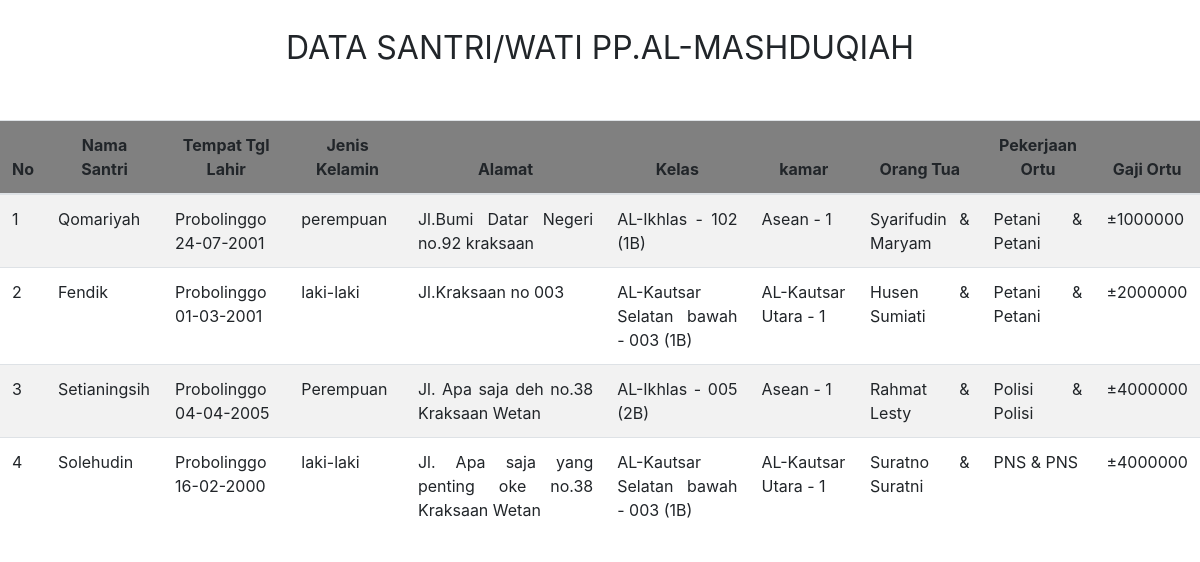
Screenshot of /index.php/admin/laporan/l_dsantri with the database file from the repository.
### tables this page shows
CREATE TABLE `tb_dsantri` (
  `nis` varchar(50) NOT NULL,
  `nama` varchar(255) NOT NULL,
  `alamat` varchar(455) NOT NULL,
  `jk` varchar(25) NOT NULL,
  `tempat_lahir` varchar(25) NOT NULL,
  `tgl_lahir` date NOT NULL,
  `code_kamar` varchar(225) NOT NULL,
  `kelas` varchar(45) NOT NULL,
  `keterangan` varchar(255) NOT NULL,
  `foto` varchar(255) NOT NULL,
  `status` varchar(125) NOT NULL,
  `tempat_abituren` varchar(125) NOT NULL
);

CREATE TABLE `tb_kelas` (
  `code_kelas` varchar(122) NOT NULL,
  `nama_kelas` varchar(125) NOT NULL,
  `no_kls` varchar(11) NOT NULL,
  `kelass` varchar(12) NOT NULL,
  `wali_kelas` varchar(122) NOT NULL,
  `asisten` varchar(122) NOT NULL,
  `marhalah` varchar(128) NOT NULL,
  `lembaga` varchar(128) NOT NULL,
  `gender` varchar(1) NOT NULL
);

CREATE TABLE `tb_kamar` (
  `code_kamar` varchar(55) NOT NULL,
  `wali_kamar` varchar(255) NOT NULL,
  `ruang_kamar` varchar(255) NOT NULL,
  `rayon` varchar(255) NOT NULL,
  `gender` varchar(1) NOT NULL
);

CREATE TABLE `tb_ortu` (
  `id_ortu` varchar(128) NOT NULL,
  `nama_ayah` varchar(50) NOT NULL,
  `agama_ayah` varchar(15) NOT NULL,
  `tetala_ayah` varchar(100) NOT NULL,
  `pend_terakhir_ayah` varchar(25) NOT NULL,
  `pekerjaan_ayah` varchar(50) NOT NULL,
  `penghasilan_ayah` varchar(50) NOT NULL,
  `no_hp_ayah` varchar(15) NOT NULL,
  `nama_ibu` varchar(100) NOT NULL,
  `agama_ibu` varchar(15) NOT NULL,
  `tetala_ibu` varchar(100) NOT NULL,
  `pend_akhir_ibu` varchar(30) NOT NULL,
  `pekerjaan_ibu` varchar(50) NOT NULL,
  `penghasilan_ibu` varchar(50) NOT NULL,
  `no_hp_ibu` varchar(15) NOT NULL
);

### application/controllers/admin/laporan.php (called while the page is built, shortened)
<?php
class Laporan extends CI_Controller
{
	public function __construct()
	{
		$this->load->model('m_guru');
		$this->load->model('m_kamar');
		$this->load->model('m_extra');
		$this->load->model('m_konsulat');
		$this->load->model('m_pelanggaran');
		$this->load->model('m_dsantri');
	}
	function l_dsantri()
	{
		$data['san'] = $this->m_dsantri->get_Asantri();
		$this->load->view("admin/report/l_santri", $data);
	}
}

### index.php (called while the page is built, shortened)
<?php
require_once BASEPATH.'core/CodeIgniter.php';

### application/models/m_dsantri.php (called while the page is built, shortened)
<?php
class M_dsantri extends CI_Model
{
	function get_Asantri()
	{
		$this->db->select('*');
		$this->db->from('tb_dsantri');
		$this->db->join('tb_kelas','tb_dsantri.kelas=tb_kelas.code_kelas','left');
		$this->db->join('details','tb_dsantri.nis=details.niss','left');
		$this->db->join('tb_ortu','tb_ortu.id_ortu=details.id_ortu','left');
		$this->db->join('tb_kamar','tb_dsantri.code_kamar=tb_kamar.code_kamar','left');
		$query = $this->db->get();
		return $query->result();
	}
}

### application/views/admin/report/l_santri.php (the view, shortened to what this page needs)
<!DOCTYPE html>
<html lang="en">
<head>
    <link rel="stylesheet" href="<?= base_url('assets'); ?>/template/css/bootstrap.min.css">
</head>
<body onload="window.print()">
<br>
<center style="font-size:24pt;">DATA SANTRI/WATI PP.AL-MASHDUQIAH</center><br><br>
<table border="0" align="center" class="table table-striped">
<thead>
    <tr style="background-color:gray;text-align:center;vertical-align:baseline;">
        <th>No</th>
        <th>Nama Santri</th>
        <th>Tempat Tgl Lahir</th>
        <th>Jenis Kelamin</th>
        <th>Alamat</th>
        <th>Kelas</th>
        <th>kamar</th>
        <th>Orang Tua</th>
        <th>Pekerjaan Ortu</th>
        <th>Gaji Ortu</th>
    </tr>
</thead>
    <?php $n = 1; foreach($san as $key){ ?>
    <tr style="text-align:justify">
        <td><?= $n++; ?></td>
        <td><?= $key->nama ?></td>
        <td><?= $key->tempat_lahir.' <br> '.date("d-m-Y", strtotime($key->tgl_lahir)) ?></td>
        <td><?= $key->jk ?></td>
        <td><?= $key->alamat ?></td>
        <td><?= $key->nama_kelas .' - '.$key->no_kls.' ('.$key->kelass.')' ?></td>
        <td><?= $key->rayon .' - '.$key->ruang_kamar ?></td>
        <td><?= $key->nama_ayah.' & '.$key->nama_ibu ?></td>
        <td><?= $key->pekerjaan_ayah .' & '.$key->pekerjaan_ibu ?></td>
        <td>&plusmn;<?= $key->penghasilan_ayah+$key->penghasilan_ibu ?></td>
    </tr>
    <?php } ?>
</table>
</body>
</html>

### application/views/admin/report/l_santri.php (style rules this page uses)
body { margin :0; padding:0; }

### rows the page displays
tb_dsantri: nama "Qomariyah", tempat_lahir "Probolinggo", tgl_lahir "24-07-2001", jk "perempuan", alamat "Jl.Bumi Datar Negeri no.92 kraksaan", tb_kelas.nama_kelas "AL-Ikhlas", tb_kelas.no_kls "102", tb_kelas.kelass "1B", tb_kamar.rayon "Asean", tb_kamar.ruang_kamar "1", tb_ortu.nama_ayah "Syarifudin", tb_ortu.nama_ibu "Maryam", tb_ortu.pekerjaan_ayah "Petani", tb_ortu.pekerjaan_ibu "Petani", tb_ortu.penghasilan_ayah+penghasilan_ibu "1000000"
tb_dsantri: nama "Fendik", tempat_lahir "Probolinggo", tgl_lahir "01-03-2001", jk "laki-laki", alamat "Jl.Kraksaan no 003", tb_kelas.nama_kelas "AL-Kautsar Selatan bawah", tb_kelas.no_kls "003", tb_kelas.kelass "1B", tb_kamar.rayon "AL-Kautsar Utara", tb_kamar.ruang_kamar "1", tb_ortu.nama_ayah "Husen", tb_ortu.nama_ibu "Sumiati", tb_ortu.pekerjaan_ayah "Petani", tb_ortu.pekerjaan_ibu "Petani", tb_ortu.penghasilan_ayah+penghasilan_ibu "2000000"
tb_dsantri: nama "Setianingsih", tempat_lahir "Probolinggo", tgl_lahir "04-04-2005", jk "Perempuan", alamat "Jl. Apa saja deh no.38 Kraksaan Wetan", tb_kelas.nama_kelas "AL-Ikhlas", tb_kelas.no_kls "005", tb_kelas.kelass "2B", tb_kamar.rayon "Asean", tb_kamar.ruang_kamar "1", tb_ortu.nama_ayah "Rahmat", tb_ortu.nama_ibu "Lesty", tb_ortu.pekerjaan_ayah "Polisi", tb_ortu.pekerjaan_ibu "Polisi", tb_ortu.penghasilan_ayah+penghasilan_ibu "4000000"
tb_dsantri: nama "Solehudin", tempat_lahir "Probolinggo", tgl_lahir "16-02-2000", jk "laki-laki", alamat "Jl. Apa saja yang penting oke no.38 Kraksaan Wetan", tb_kelas.nama_kelas "AL-Kautsar Selatan bawah", tb_kelas.no_kls "003", tb_kelas.kelass "1B", tb_kamar.rayon "AL-Kautsar Utara", tb_kamar.ruang_kamar "1", tb_ortu.nama_ayah "Suratno", tb_ortu.nama_ibu "Suratni", tb_ortu.pekerjaan_ayah "PNS", tb_ortu.pekerjaan_ibu "PNS", tb_ortu.penghasilan_ayah+penghasilan_ibu "4000000"
